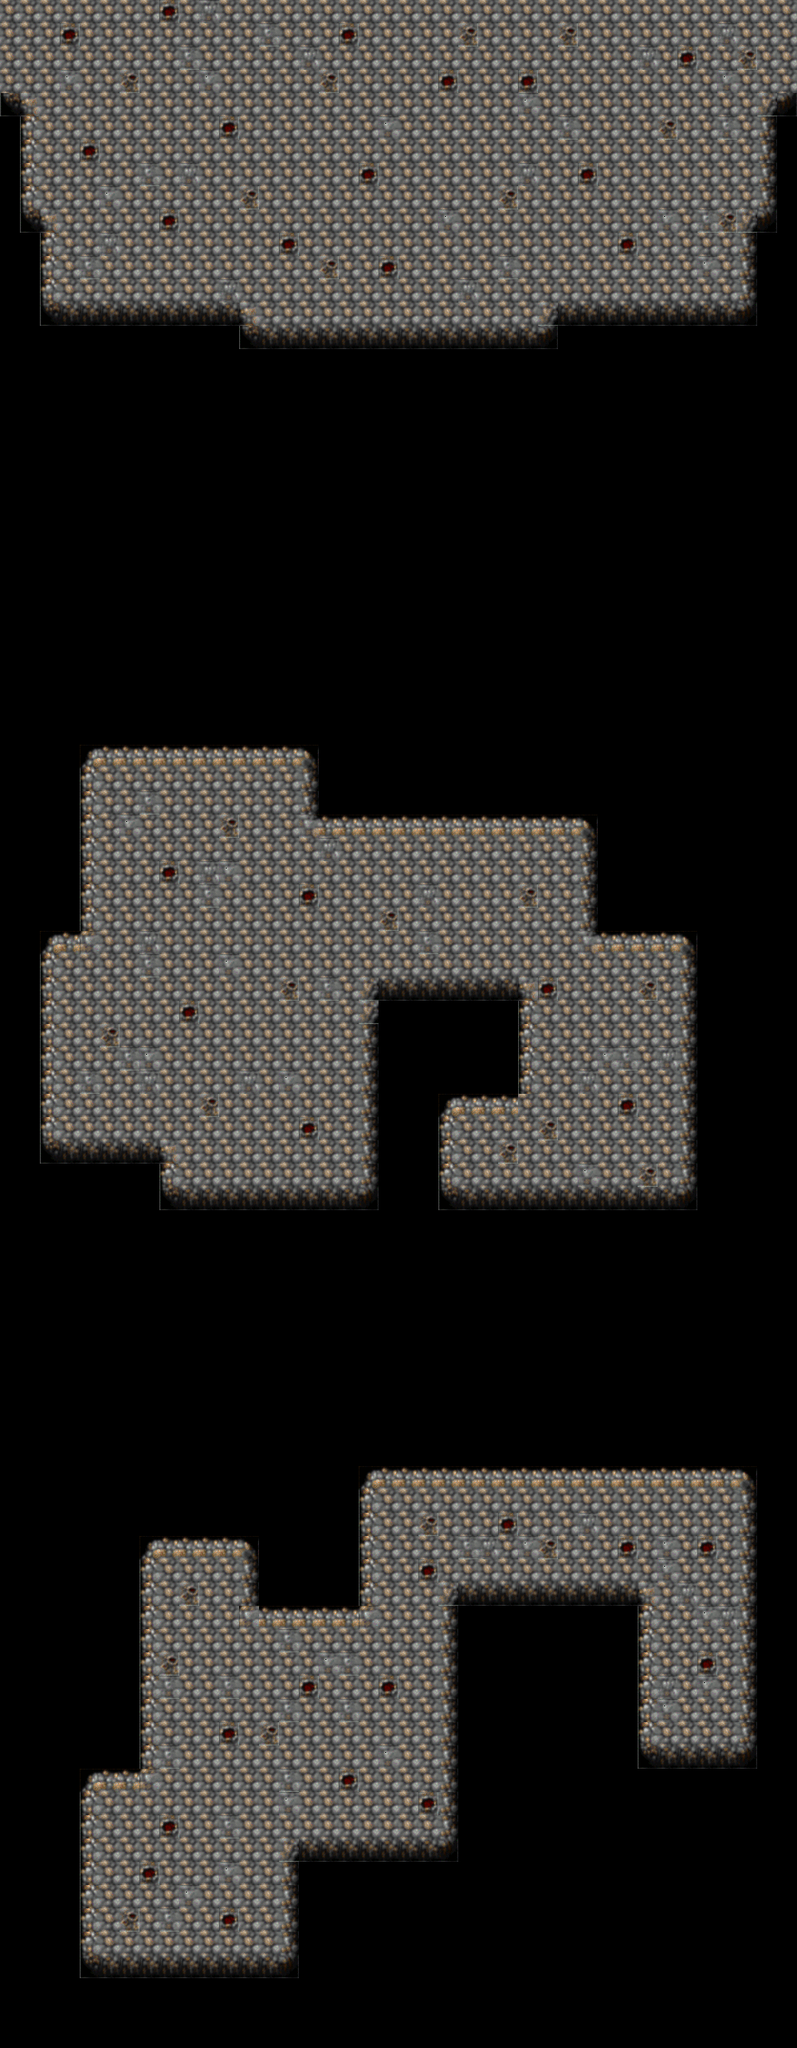

This is a level from a 2D game, rendered from its Tiled map with the project's own tilesets. A one-line summary and the map file follow, with tile-layer data summarised:
An orthogonal 40x88 tile map with 24x28 px tiles, 1 tile layer (Tile Layer 1), 5 tilesets.

<map version="1.0" orientation="orthogonal" renderorder="left-up" width="40" height="88" tilewidth="24" tileheight="28" nextobjectid="1">
 <tileset firstgid="1" name="shapes)" tilewidth="24" tileheight="28" tilecount="610" columns="10">
  <image source="../shapes).png" trans="000000" width="240" height="1708" />
 </tileset>
 <tileset firstgid="611" name="shapesw" tilewidth="24" tileheight="28" tilecount="590" columns="10">
  <image source="../shapesw.png" trans="000000" width="240" height="1652" />
 </tileset>
 <tileset firstgid="1201" name="shapesx" tilewidth="24" tileheight="28" tilecount="690" columns="10">
  <image source="../shapesx.png" trans="000000" width="240" height="1932" />
 </tileset>
 <tileset firstgid="1891" name="shapesy" tilewidth="24" tileheight="28" tilecount="670" columns="10">
  <image source="../shapesy.png" trans="000000" width="240" height="1876" />
 </tileset>
 <tileset firstgid="2561" name="shapesz" tilewidth="24" tileheight="28" tilecount="620" columns="10">
  <image source="../shapesz.png" trans="000000" width="240" height="1736" />
 </tileset>
 <layer name="Tile Layer 1" width="40" height="88">
  <data>[3520 cells, 1482 non-empty, 19 distinct tile ids]</data>
 </layer>
</map>
